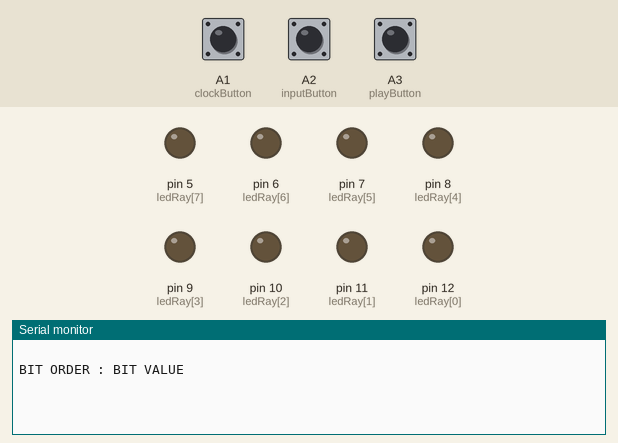
This sketch was run on a simulated Arduino Uno, built with avr-gcc and run on an emulated ATmega328P. On the bench: output pins drawn as LEDs (lit = HIGH), the last lines printed to the serial monitor. The test bench sets the inputs (shaded band); at power-on: A1 (clockButton) LOW, A3 (playButton) LOW, A2 (inputButton) LOW.

Above: at 1.2 s.
1.3 s: A1 (clockButton) pulled HIGH for 0.15 s
At 2.5 s:
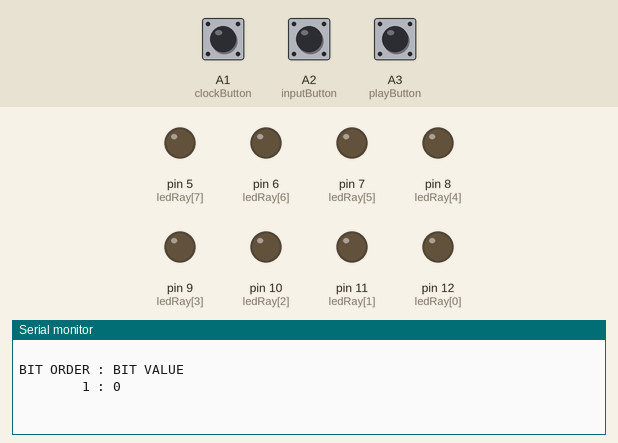
2.9 s: A3 (playButton) pulled HIGH for 0.15 s
At 3.8 s:
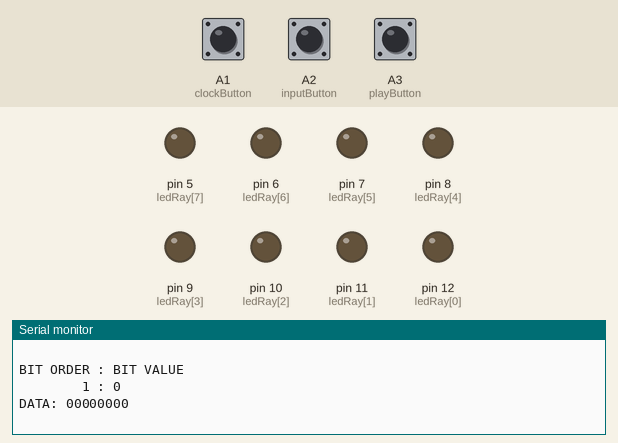

The sketch:

ial-Data-Reception-and-Visualization-with-LEDs-using-Arduino.ino
```cpp
#define clockButton A1
#define inputButton A2
#define playButton A3

const int ledRay[8] = {12, 11, 10, 9, 8, 7, 6, 5};
const int nBytes = 8;
const int nBits = 8;

byte storedBytes[nBytes];
byte clockState = 0;
byte lastClockState = 0;
byte inputState = 0;
byte lastInputState = 0;
byte playState = 0;
byte lastPlayState = 0;

int presentByte = 0;
int presentBit = 0;
int delayTime = 3000;

void setup() {
  pinMode(clockButton, INPUT);
  pinMode(inputButton, INPUT);
  pinMode(playButton, INPUT);

  for (int i = 0; i < nBits; i++) {
    pinMode(ledRay[i], OUTPUT);
  }
  Serial.begin(9600);

  Serial.println(" ");
  Serial.println("BIT ORDER : BIT VALUE");
}

void loop() {
  clockState = digitalRead(clockButton);
  inputState = digitalRead(inputButton);
  playState = digitalRead(playButton);

  // Register input state when clock button changes from low to high
  if (clockState != lastClockState) {
    if (clockState == 1) {
      registerInputState();
    }
  }

  // Play the stored bytes when play button changes from low to high
  if (playState != lastPlayState) {
    if (playState == 1) {
      playRegisteredBytes();
      reset();
    }
  }

  lastClockState = clockState;
  lastInputState = inputState;
  lastPlayState = playState;
}

// Register the input state by shifting in the bits
void registerInputState() {
  storedBytes[presentByte] = (storedBytes[presentByte] << 1) | inputState;
  presentBit++;

  for (int i = 0; i < nBytes; i++) {
    Serial.print(" ");
    for (int j = 0; j < nBits; j++) {
      // Shift out the bits and write to the LED pins
      digitalWrite(ledRay[j], (storedBytes[i] >> (nBits - 1 - j)) & 1);
    }
  }
  //digitalWrite(ledRay[i], (storedBytes[j] << 1) | inputState);

  // Move to the next byte if all bits in the current byte are stored
  if (presentBit >= nBits) {
    presentByte++;
    presentBit = 0;

    // Reset to the first byte if all bytes are stored
    if (presentByte >= nBytes) {
      presentByte = 0;
    }

  }


  // Print the current byte, bit, and input state for debugging
  Serial.print(presentBit);
  Serial.print(" : ");
  Serial.print(inputState);
  Serial.println(" ");
}

// Play the stored bytes by lighting up the corresponding LEDs
void playRegisteredBytes() {
  Serial.print("DATA:");

  for (int i = 0; i < nBytes; i++) {
    Serial.print(" ");
    for (int j = 0; j < nBits; j++) {
      // Shift out the bits and write to the LED pins
      digitalWrite(ledRay[j], (storedBytes[i] >> (nBits - 1 - j)) & 1);
      Serial.print((storedBytes[i] >> (nBits - 1 - j)) & 1);
    }

    delay(delayTime);

    // Turn off all LEDs
    for (int i = 0; i < nBits; i++) {
      digitalWrite(ledRay[i], 0);
    }
  }
}

// Reset the stored bytes to zero
void reset() {
  for (int i = 0; i < nBytes; i++) {
    storedBytes[i] = 0;
    presentByte = 0;
    presentBit = 0;
  }

  Serial.println(" ");
  Serial.println("DATA HAS BEEN CLEARED");
  Serial.println("YOU CAN NOW INPUT BITS AGAIN");
}
```

Measured:
- after the input at 1.3 s, the serial monitor: prints a new line at once (image 1)
- after the input at 2.9 s, the serial monitor: prints a new line at once (image 2)
